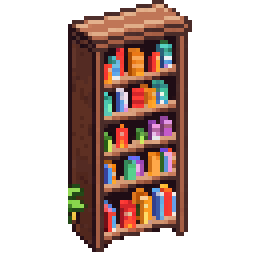
#> input picture game/tools/.t1_pian_src/house_bookshelf.png, 64 x 64 px, given in place of grass_path_image.png, which was not available (shown 4 times larger); the run also reads 1 picture not shown here
$ python retone_pianjeol.py
#> lines starting #> are read from the running program, lines starting #| are printed output that depends on the picture; after the words box and inside, x2 and y2 are one past the last pixel; in counts of white or black regions, pixels touching at a corner belong together; pictures that were not available may be replaced by others from this repository, and a replacement may not be noted
#!/usr/bin/env python3
"""Phase 2.8 T1 — 피안절(봄) 베이스 톤 리컬러 (ADR-0001 허용 색보정 글루 = Aseprite 보정).

베이스 팔레트를 *피안절 봄 톤*으로 확정·잠근다(grill 2026-06-24 잠금 ③④). 기존 베이스는
저승 무채도 묘지 이끼(#306f33, desaturate_grass.py 산출)였다. 피안절은 그보다 *살짝 따뜻한*
봄 이끼 — 지상 봄처럼 화사하지 않게, 저승 무드는 유지하되 새싹의 생기를 한 톤 얹는다.
신규 구역(T3~)이 전부 이 톤에 맞춰지도록 T1에서 선행 확정한다.

두 패스(모두 gen 0, 순수 후처리 — 리컬러 우선):
  ① 터레인 풀(grass_path·soil_grass): 원본 *_raw.png(형광 그린)에서 출발해 녹색 픽셀만
     hue를 노랑 쪽으로 살짝 회전(웜)·채도 절제·명도 살짝 상향 → 따뜻한 봄 이끼.
     desaturate_grass.py(#306f33)를 *대체*하는 새 베이스 톤 단계. 흙(갈색)은 hue로 보존.
  ② 코어 외관·실내·가구: 이미 brighten.py가 적용된 *현재* PNG가 베이스이므로 _raw(=pre-brighten)
     가 아니라 tools/.t1_pian_src/(gdignore) 백업에서 출발해 멱등 처리. 정체성을 해치지 않는
     아주 옅은 웜 캐스트(R↑·B↓)만 얹어 풀 톤과 한 무대로 읽히게 한다.

좌표·로직·세이브 불변(아트만). 터레인 PNG 교체 후 pixellab_tileset_converter.gd 재실행으로
combined_terrain.tres 임베드 아틀라스를 재생성해야 드롭인이 완료된다(이 스크립트 밖, 호출부 참조).

사용: python3 tools/retone_pianjeol.py
"""
import colorsys
import os
import shutil
from PIL import Image, ImageEnhance

HERE = os.path.dirname(os.path.abspath(__file__))
TILES = os.path.join(HERE, "..", "assets", "tiles")
PROPS = os.path.join(HERE, "..", "assets", "props")
BUILDINGS = os.path.join(HERE, "..", "assets", "buildings")
PIAN_SRC = os.path.join(HERE, ".t1_pian_src")          # 멱등 백업(현재 brighten 상태 보존)

# ── 패스 ① 피안절 봄 톤 풀 변환 계수 (마스터 팔레트 잠금) ──────────────────────
# 원본 형광 그린(hue ~120°)을 봄 이끼로: 노랑 쪽으로 살짝 회전(웜) + 절제 채도 + 봄 명도.
# 결과 앵커 ≈ #417431(따뜻한 봄 이끼) — 묘지 이끼 #306f33보다 따뜻하고 한 톤 밝다.
HUE_LO, HUE_HI = 80, 175      # 녹색~청록 계열만(흙 갈색은 보존)
HUE_WARM_DEG = 15.0           # 노랑 쪽으로 회전(120°→~105°) = "살짝 따뜻"
HUE_FLOOR = 78.0              # 회전 하한(너무 노래지지 않게 — 화사 방지)
SAT_MUL = 0.58                # 채도 절제(저승 무드 — 지상 봄 채도 아님)
VAL_MUL = 0.92                # 명도 살짝 상향(묘지 이끼 ×0.82보다 밝게 = 봄 생기)
GRASS_TARGETS = ["grass_path_image.png", "soil_grass_image.png"]
# ── ★T2 물 Wang 세트(water_grass): 풀 코너만 피안절로, 물(teal hue ~165)은 보존 ──
# 생성된 물색은 hue ~160–169(murky teal) — 기본 HUE_HI(175)면 retone이 물까지 웜·탈채해
# 풀로 번진다. 풀(hue ~120)만 잡도록 상한을 148로 좁혀 물 코어(160+)를 살린다.
WATER_TARGETS = ["water_grass_image.png"]
WATER_HUE_HI = 148            # 풀(120)은 잡고 물 teal(160+)은 보존하는 분리선

# ── 패스 ② 코어 외관·실내·가구 웜 캐스트 (정체성 보존 = 아주 옅게) ──────────────
WARM_R, WARM_G, WARM_B = 1.035, 1.005, 0.955   # 살짝 웜(R↑·B↓) — "살짝"이라 미세
CORE_TILES = ["house_floor.png", "cafe_floor.png", "wall.png",
              "house_wall.png", "cafe_wall.png"]
CORE_FACADES = ["house_ext.png", "cafe_ext.png", "miho_house_ext.png",
                "mel_house_ext.png", "bana_house_ext.png"]
CORE_PROPS = ["cafe_cabinet.png", "cafe_clock.png", "cafe_counter.png",
              "cafe_frame.png", "cafe_shelf.png", "cafe_stool.png",
              "cafe_table.png", "house_bed.png", "house_bookshelf.png",
              "house_fireplace.png", "house_rug.png", "house_table.png",
              "soul_lantern.png", "spirit_pot.png"]


def retone_grass(path: str, hue_hi: float = HUE_HI) -> int:
    """녹색 픽셀만 피안절 봄 톤으로(원본 *_raw.png에서 멱등 출발).

    hue_hi: 녹색 상한(기본 HUE_HI=175). 물 Wang 세트는 물 teal(hue ~165)을 살리려
    상한을 좁혀(WATER_HUE_HI) 풀 코너만 잡는다.
    """
#> called with hue_hi = 175
    raw = path.replace(".png", "_raw.png")
    if not os.path.exists(raw):
        Image.open(path).save(raw)            # 최초 1회 원본 백업
    im = Image.open(raw).convert("RGBA")      # 항상 원본에서(멱등)
#> im is the input picture: PIL image 64x64 RGBA; mean R, G, B, A 50.3, 32.6, 27.1, 105.9
    px = im.load()
    touched = 0
    for y in range(im.height):
        for x in range(im.width):
            r, g, b, a = px[x, y]
            if a == 0:
                continue
            h, s, v = colorsys.rgb_to_hsv(r / 255, g / 255, b / 255)
            hd = h * 360
            if HUE_LO <= hd <= hue_hi and s > 0.15:
                hd = max(HUE_FLOOR, hd - HUE_WARM_DEG)         # 웜 회전
                nr, ng, nb = colorsys.hsv_to_rgb(hd / 360, s * SAT_MUL, v * VAL_MUL)
                px[x, y] = (int(nr * 255), int(ng * 255), int(nb * 255), a)
                touched += 1
#> after the loop, nb = 0.161; ng = 0.263; nr = 0.209; touched = 88
    im.save(path)
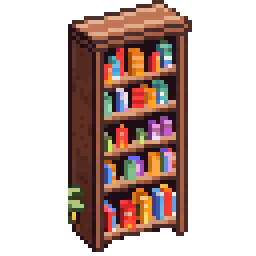
#> saved as grass_path_image.png: PIL image 64x64 RGBA (shown 4 times larger); mean R, G, B, A 50.9, 32.3, 27.3, 105.9; transparent parts drawn white
#|    grass_path_image.png: 88 green px → 봄 이끼
    return touched


def warm_cast(name: str, src_dir: str) -> None:
    """코어 외관/실내/가구에 옅은 웜 캐스트(현재 상태 백업에서 멱등 출발, 알파 보존)."""
#> called with name = 'house_floor.png', src_dir = 'game/tools/../assets/tiles'
    path = os.path.join(src_dir, name)
    backup = os.path.join(PIAN_SRC, name)
    if not os.path.exists(backup):
        shutil.copy2(path, backup)            # 최초 1회 현재(brighten 적용) 상태 백업
    im = Image.open(backup).convert("RGBA")   # 항상 백업에서(멱등 — brighten 보존)
    alpha = im.getchannel("A")
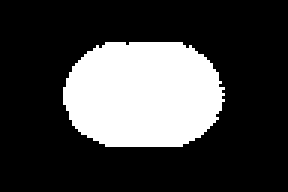
#> alpha: PIL image 96x64 L (shown 3 times larger); 25.6% white; 1 white region, box (x1, y1, x2, y2) and area: (21, 14, 75, 49) 1573
    r, g, b = im.convert("RGB").split()
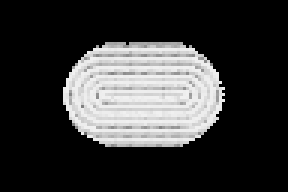
#> r: PIL image 96x64 L (shown 3 times larger); min 0, max 240, mean 55.1
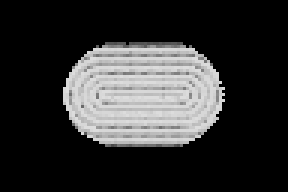
#> g: PIL image 96x64 L (shown 3 times larger); min 0, max 220, mean 49
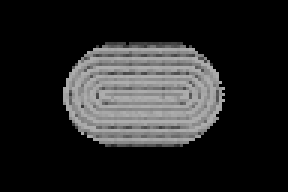
#> b: PIL image 96x64 L (shown 3 times larger); min 0, max 173, mean 36.8
    r = r.point(lambda v: min(255, int(v * WARM_R)))
    g = g.point(lambda v: min(255, int(v * WARM_G)))
    b = b.point(lambda v: min(255, int(v * WARM_B)))
    out = Image.merge("RGB", (r, g, b)).convert("RGBA")
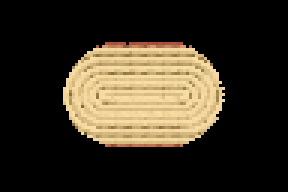
#> out: PIL image 96x64 RGBA (shown 3 times larger); mean R, G, B, A 56.9, 49.1, 35.1, 255
    out.putalpha(alpha)
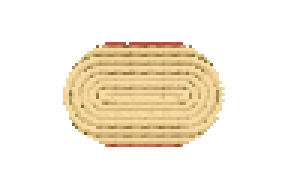
#> out: PIL image 96x64 RGBA (shown 3 times larger); mean R, G, B, A 56.9, 49.1, 35.1, 65.3; transparent parts drawn white
    out.save(path)


def main() -> None:
    print("① 피안절 봄 톤 풀 리컬러 (터레인):")
    for n in GRASS_TARGETS:
        cnt = retone_grass(os.path.join(TILES, n))
        print(f"   {n}: {cnt} green px → 봄 이끼")
    print("①w 물 Wang 풀 코너 리컬러 (물 teal 보존, ★T2):")
    for n in WATER_TARGETS:
        p = os.path.join(TILES, n)
        if os.path.exists(p):
            cnt = retone_grass(p, WATER_HUE_HI)
            print(f"   {n}: {cnt} green px → 봄 이끼 (물 보존)")
    print("② 코어 외관·실내·가구 웜 캐스트:")
    for n in CORE_TILES:
        warm_cast(n, TILES)
    for n in CORE_FACADES:
        warm_cast(n, BUILDINGS)
    for n in CORE_PROPS:
        warm_cast(n, PROPS)
    print(f"   타일 {len(CORE_TILES)} + 외관 {len(CORE_FACADES)} + 가구 {len(CORE_PROPS)} 리컬러")
    print("done — 다음: pixellab_tileset_converter.gd 재실행(터레인 .tres 드롭인)")


if __name__ == "__main__":
#> (the run stopped early here; a loop or call above may not have finished)
